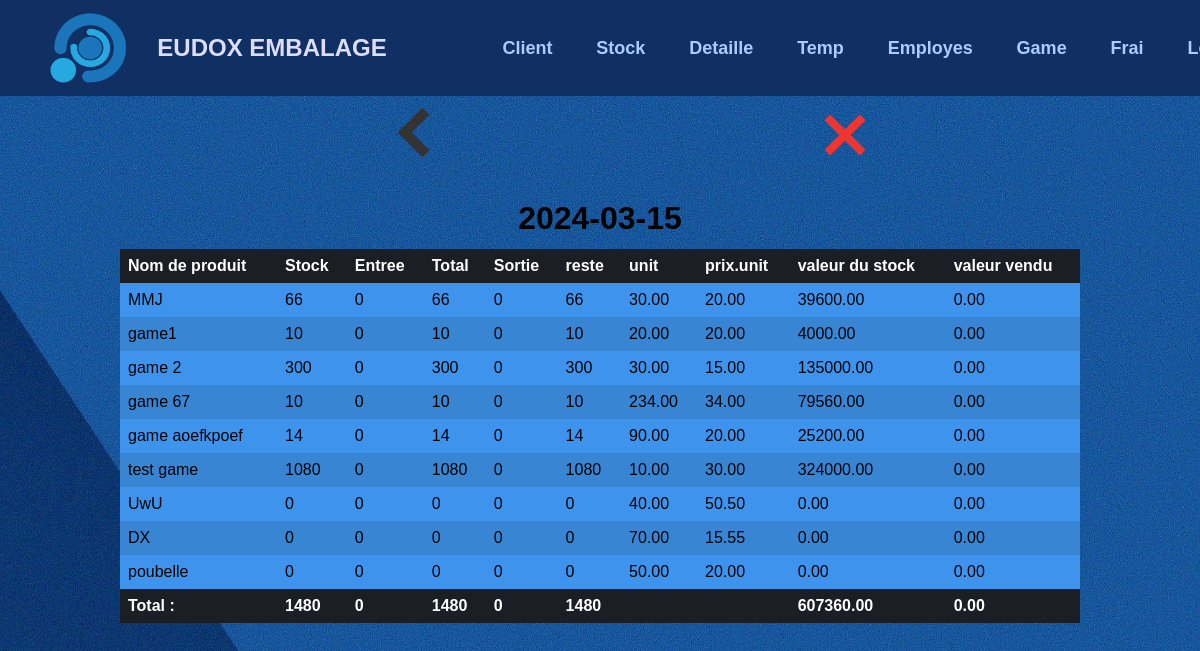
/stock/view/2024-03-15, run on an earlier commit of the app's database.
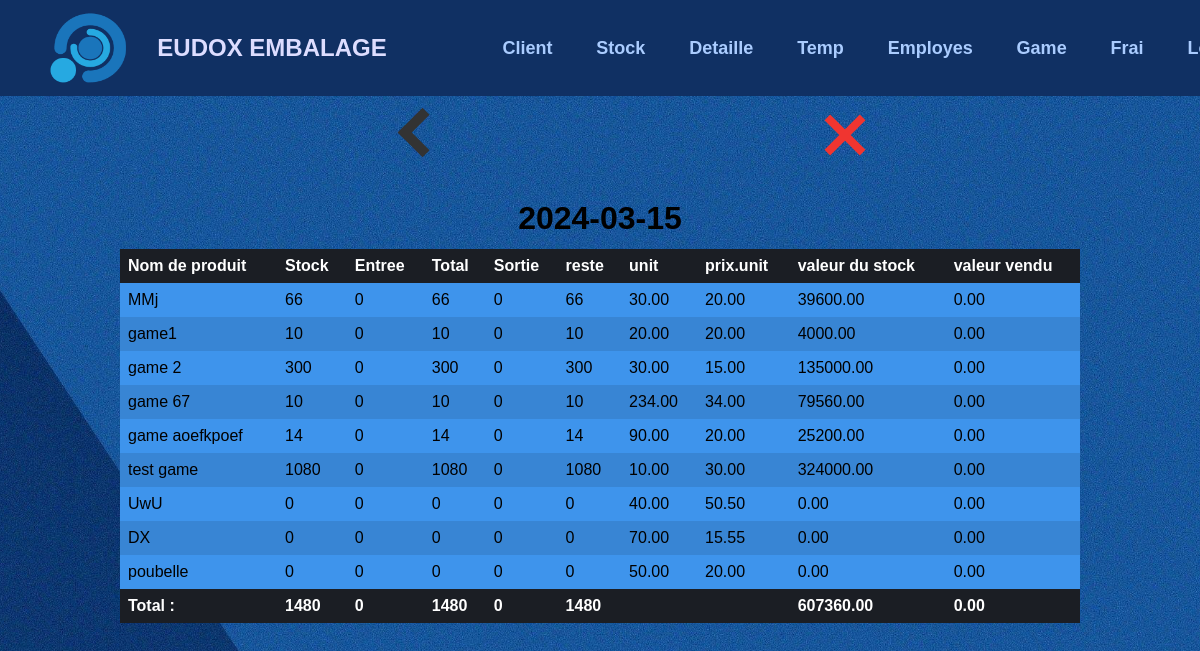
And on a later commit of the database.
### tables this page shows
CREATE TABLE stock (
        id INTEGER PRIMARY KEY AUTOINCREMENT,
        game_id INTEGER,
        p_date TEXT NOT NULL,
        stock INTEGER NOT NULL,
        today_stock INTEGER NOT NULL,
        FOREIGN KEY (game_id) REFERENCES game(id)
    );

CREATE TABLE game (
        id INTEGER PRIMARY KEY AUTOINCREMENT,
        name TEXT NOT NULL,
        unit REAL NOT NULL,
        unitPrice REAL NOT NULL,
        deleted INTEGER DEFAULT 0 
    );

### app.py (the view)
@app.route('/stock/view/<date>')
def view_stock_date(date):
    conn = sqlite3.connect('form_data.db')
    cursor = conn.cursor()
    cursor.execute('SELECT game.name, stock.stock, stock.today_stock, game.unit, game.unitPrice FROM stock JOIN game ON stock.game_id = game.id WHERE stock.p_date = ?', (date, ))
    datas = cursor.fetchall()
    stocks = []
    sums = [0, 0, 0, 0, 0, 0, 0]
    for data in datas:
        cursor.execute(
            """
                SELECT
                    SUM(unit * unit_price * number) AS total_cost,
                    SUM(number) AS total_units
                FROM
                    client
                    JOIN client_games ON client.id = client_games.client_id
                WHERE
                    p_date = ? AND
                    game_name = ?
            ;""", (date, data[0])
        )
        tp = cursor.fetchone()
        tot =  0 if tp[1] is None else tp[1]
        price =  0 if tp[0] is None else tp[0]
        totalf = data[1] + data[2] - tot
        stock = {
            'name': data[0],
            'stock': data[1],
            'today_stock': data[2],
            't': data[1] + data[2],
            'exit': tot,
            'total': totalf,
            'unit': data[3],
            'unitp': data[4],
            'prob': totalf * data[3] * data[4],
            'price': price,
        }
        sums[0] = sums[0] + stock['stock']
        sums[1] = sums[1] + stock['today_stock']
        sums[2] = sums[2] + stock['t']
        sums[3] = sums[3] + stock['exit']
        sums[4] = sums[4] + stock['total']
        sums[5] = sums[5] + stock['prob']
        sums[6] = sums[6] + price
        stocks.append(stock)
    conn.close()
    return render_template('s_view_date.html', stocks=stocks, Date=date, total=sums)

### templates/s_view_date.html (shortened to what this page needs)
{% extends 'main.html' %}
{% block top %}
<a href="/stock/view" id="back"><div class="thick-arrow-left"></div></a>
<a href="/main" id="aclose"><div class="close"></div></a>
{% endblock %}
{% block bot %}
<h1>{{ Date }}</h1>
<table>
  <tr>
    <th>Nom de produit</th>
    <th>Stock</th>
    <th>Entree</th>
    <th>Total</th>
    <th>Sortie</th>
    <th>reste</th>
    <th>unit</th>
    <th>prix.unit</th>
    <th>valeur du stock</th>
    <th>valeur vendu</th>
  </tr>
  {% for stock in stocks %}
  <tr>
    <td>{{ stock.name }}</td>
    <td>{{ stock.stock }}</td>
    <td>{{ stock.today_stock }}</td>
    <td>{{ stock.t }}</td>
    <td>{{ stock.exit }}</td>
    <td>{{ stock.total }}</td>
    <td class="dFloat">{{ stock.unit }}</td>
    <td class="dFloat">{{ stock.unitp }}</td>
    <td class="dFloat">{{ stock.prob}}</td>
    <td class="dFloat">{{ stock.price }}</td>
  </tr>
  {% endfor %}
  <tr>
    <th>Total :</td>
    <th>{{ total[0] }}</td>
    <th>{{ total[1] }}</td>
    <th>{{ total[2] }}</td>
    <th>{{ total[3] }}</td>
    <th>{{ total[4] }}</td>
    <th></td>
    <th></td>
    <th class="dFloat">{{ total[5] }}</td>
    <th class="dFloat">{{ total[6] }}</td>
  </tr>
</table>
{% endblock %}

What changed in the data, as far as the page shows it:
changed through a linked row, stock: name "MMJ" → "MMj"
